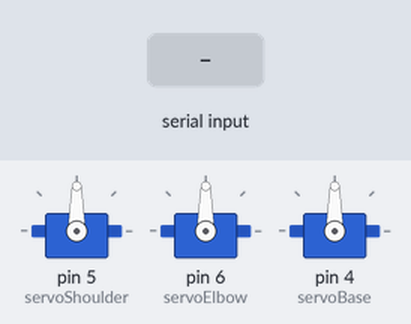
Simulated run of this sketch. Board: Arduino Uno, built with avr-gcc and run on an emulated ATmega328P. On the bench: 3 × servo. Inputs (shaded band) come from the test bench.

Above: at 1.2 s.
1.3 s: "A,45\n" received over Serial
At 2.5 s:
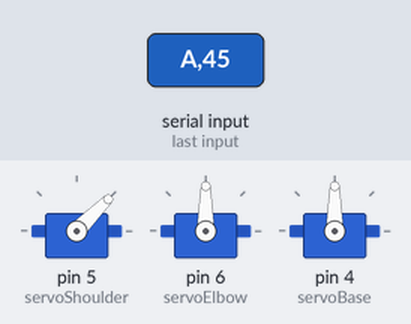
3.4 s: "B,45\n" received over Serial
At 5.2 s:
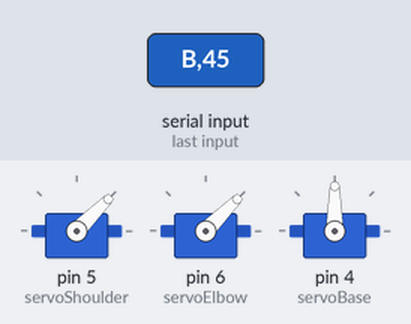
5.5 s: "A90\n" received over Serial
At 6.9 s:
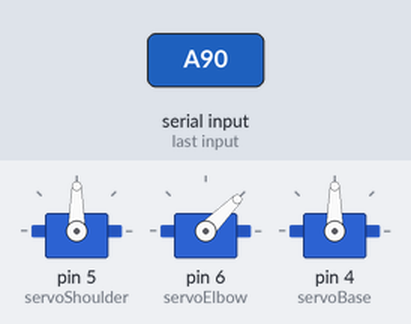
7.6 s: "B90\n" received over Serial
At 8.07 s:
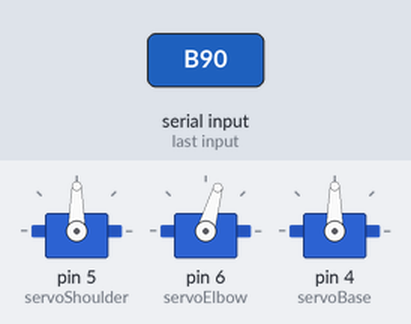
9.7 s: "C,45\n" received over Serial
At 11.3 s:
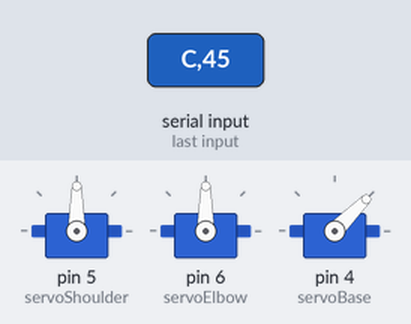
11.8 s: "A" received over Serial
At 14.5 s:
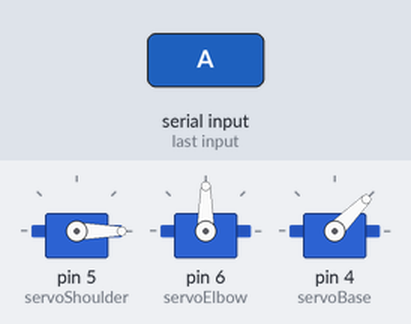
Timing chart, 0 to 15.8 s (numbered marks = the images above; inputs shaded):
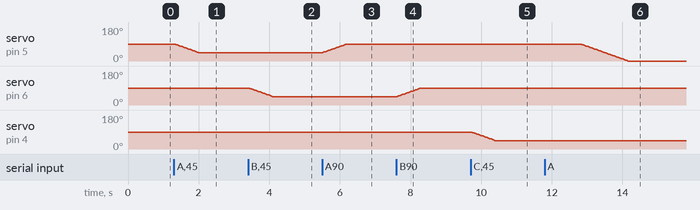

The sketch:

servo.ino
```cpp
#include <Servo.h>
Servo servoShoulder;
Servo servoElbow;
Servo servoBase;
void moveServoSlow(Servo &servo, int targetPos, int delayTime = 10) {
    int currentPos = servo.read();   // đọc vị trí hiện tại của servo
    if (currentPos < targetPos) {
        for (int pos = currentPos; pos <= targetPos; pos++) {
            servo.write(pos);
            delay(delayTime);        // chỉnh tốc độ (ms)
        }
    } else {
        for (int pos = currentPos; pos >= targetPos; pos--) {
            servo.write(pos);
            delay(delayTime);
        }
    }
}

void setup() {
    Serial.begin(9600);
    servoShoulder.attach(5);
    servoElbow.attach(6);
    servoBase.attach(4);


}

void loop() {
    if (Serial.available()) {
        char id = Serial.read();      // ký tự định danh servo
        int pos = Serial.parseInt();  // góc servo

        if (id == 'A') moveServoSlow(servoShoulder, pos, 15);
        if (id == 'B') moveServoSlow(servoElbow, pos, 15);
        if (id == 'C') moveServoSlow(servoBase, pos, 15);

    }
}
```

Measured:
- after the input at 1.3 s, servo on pin 5 (servoShoulder): moves from 90° to 45° over 0.66 s, starting at once
- after the input at 3.4 s, servo on pin 6 (servoElbow): moves from 90° to 45° over 0.66 s, starting at once
- after the input at 5.5 s, servo on pin 5 (servoShoulder): moves from 45° to 90° over 0.66 s, starting at once
- after the input at 7.6 s, servo on pin 6 (servoElbow): moves from 45° to 90° over 0.66 s, starting at once
- after the input at 9.7 s, servo on pin 4 (servoBase): moves from 90° to 45° over 0.66 s, starting at once
- after the input at 11.8 s, servo on pin 5 (servoShoulder): moves from 90° to 0° over 1.3 s, starting after 1.0 s
